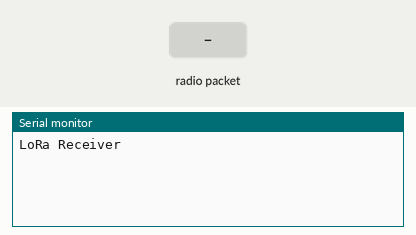
Recording of a sketch running on a simulated Arduino Uno, built with avr-gcc and run on an emulated ATmega328P. On the bench: the last lines printed to the serial monitor. Inputs (shaded band) come from the test bench. No radio packets arrive unless stated.

Above: at 1.2 s.
1.3 s: radio packet "1" arrives
At 2.5 s:
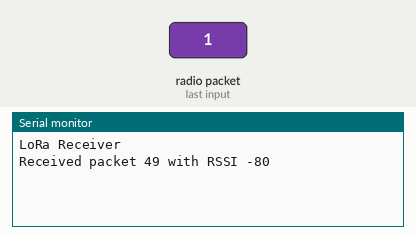
2.8 s: radio packet "0" arrives
At 3.7 s:
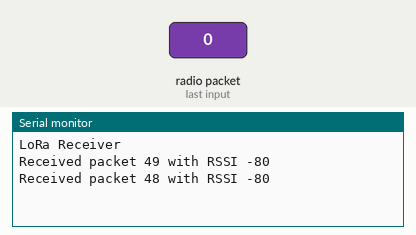
4.3 s: radio packet "2" arrives
At 4.8 s:
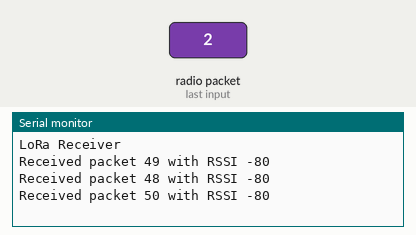

The sketch:

LoRaReceiver_byte.ino
```cpp
//*****Reception de donnée byte via LoRa*****

#include <SPI.h>
#include <LoRa.h>

uint8_t input = 0;

void setup() {
  Serial.begin(9600);
  while (!Serial);

  Serial.println("LoRa Receiver");

  if (!LoRa.begin(434E6)) {
    Serial.println("Starting LoRa failed!");
    while (1);
  }

//  LoRa.setSpreadingFactor(12);
//  LoRa.setSignalBandwidth(250000);
//  LoRa.setCodingRate4(8);
//  LoRa.enableCrc();
}

void loop() {
  // try to parse packet
  int packetSize = LoRa.parsePacket();
  if (packetSize) {
    // received a packet
    Serial.print("Received packet ");

    // read packet
    while (LoRa.available()) {
      input = LoRa.read();
      Serial.print(input);
    }

    // print RSSI of packet
    Serial.print(" with RSSI ");
    Serial.println(LoRa.packetRssi());
  }
}
```

Measured:
- after the input at 1.3 s, the serial monitor: prints a new line at once (image 1)
- after the input at 2.8 s, the serial monitor: prints a new line at once (image 2)
- after the input at 4.3 s, the serial monitor: prints a new line at once (image 3)
